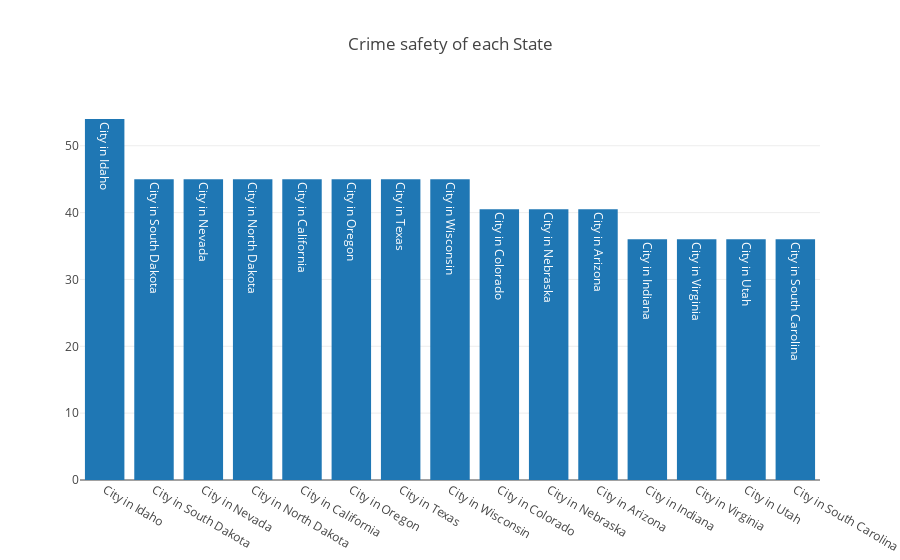

Here is the notebook cell this chart was saved with:
### Code cell
import plotly as py
import plotly.graph_objs as go
plotly.offline.init_notebook_mode(connected=True)


real_crime = realestate3.groupby('State')['Crime_Safty'].median().sort_values(ascending=False).reset_index()
real_crime2 = real_crime.sort_values(by = 'Crime_Safty', ascending = False).head(n = 15)




data = [Bar(x=real_crime2['State'], y=real_crime2['Crime_Safty'], text=real_crime2['State'])]
layout = go.Layout(title="Crime safety of each State")

fig = go.Figure(data=data, layout=layout)

plotly.offline.iplot(fig,show_link=False)

### Figure 1 — Plotly figure (JSON) as saved in the notebook; plotly's stock layout.template omitted (floating-point values rounded to 4 significant figures)
{"data": [{"text": ["City in Idaho", "City in South Dakota", "City in Nevada", "City in North Dakota", "City in California", "City in Oregon", "City in Texas", "City in Wisconsin", "City in Colorado", "City in Nebraska", "City in Arizona", "City in Indiana", "City in Virginia", "City in Utah", "City in South Carolina"], "type": "bar", "x": ["City in Idaho", "City in South Dakota", "City in Nevada", "City in North Dakota", "City in California", "City in Oregon", "City in Texas", "City in Wisconsin", "City in Colorado", "City in Nebraska", "City in Arizona", "City in Indiana", "City in Virginia", "City in Utah", "City in South Carolina"], "y": [54, 45, 45, 45, 45, 45, 45, 45, 40.5, 40.5, 40.5, 36, 36, 36, 36]}], "layout": {"title": "Crime safety of each State"}}
